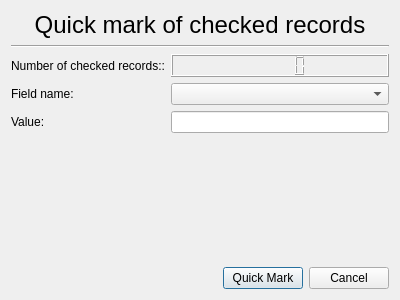
<?xml version="1.0" encoding="UTF-8"?>
<ui version="4.0">
 <class>MarkRecordsDialog</class>
 <widget class="QDialog" name="MarkRecordsDialog">
  <property name="geometry">
   <rect>
    <x>0</x>
    <y>0</y>
    <width>400</width>
    <height>300</height>
   </rect>
  </property>
  <property name="windowTitle">
   <string>Dialog</string>
  </property>
  <layout class="QGridLayout" name="gridLayout">
   <item row="6" column="2">
    <widget class="QPushButton" name="pushButtonConfirm">
     <property name="text">
      <string>Quick Mark</string>
     </property>
    </widget>
   </item>
   <item row="4" column="1" colspan="3">
    <widget class="QLineEdit" name="lineEdit"/>
   </item>
   <item row="3" column="0">
    <widget class="QLabel" name="label_2">
     <property name="text">
      <string>Field name:</string>
     </property>
    </widget>
   </item>
   <item row="6" column="0" colspan="2">
    <spacer name="horizontalSpacer">
     <property name="orientation">
      <enum>Qt::Horizontal</enum>
     </property>
     <property name="sizeHint" stdset="0">
      <size>
       <width>178</width>
       <height>20</height>
      </size>
     </property>
    </spacer>
   </item>
   <item row="0" column="0" colspan="4">
    <widget class="QLabel" name="label">
     <property name="font">
      <font>
       <pointsize>18</pointsize>
      </font>
     </property>
     <property name="text">
      <string>Quick mark of checked records</string>
     </property>
     <property name="alignment">
      <set>Qt::AlignCenter</set>
     </property>
    </widget>
   </item>
   <item row="5" column="2">
    <spacer name="verticalSpacer">
     <property name="orientation">
      <enum>Qt::Vertical</enum>
     </property>
     <property name="sizeHint" stdset="0">
      <size>
       <width>20</width>
       <height>89</height>
      </size>
     </property>
    </spacer>
   </item>
   <item row="6" column="3">
    <widget class="QPushButton" name="pushButtonCancel">
     <property name="text">
      <string>Cancel</string>
     </property>
    </widget>
   </item>
   <item row="3" column="1" colspan="3">
    <widget class="QComboBox" name="comboBox"/>
   </item>
   <item row="2" column="1" colspan="3">
    <widget class="QLCDNumber" name="lcdNumber"/>
   </item>
   <item row="2" column="0">
    <widget class="QLabel" name="label_4">
     <property name="text">
      <string>Number of checked records::</string>
     </property>
    </widget>
   </item>
   <item row="4" column="0">
    <widget class="QLabel" name="label_3">
     <property name="text">
      <string>Value:</string>
     </property>
    </widget>
   </item>
   <item row="1" column="0" colspan="4">
    <widget class="Line" name="line">
     <property name="orientation">
      <enum>Qt::Horizontal</enum>
     </property>
    </widget>
   </item>
  </layout>
 </widget>
 <resources/>
 <connections/>
</ui>
